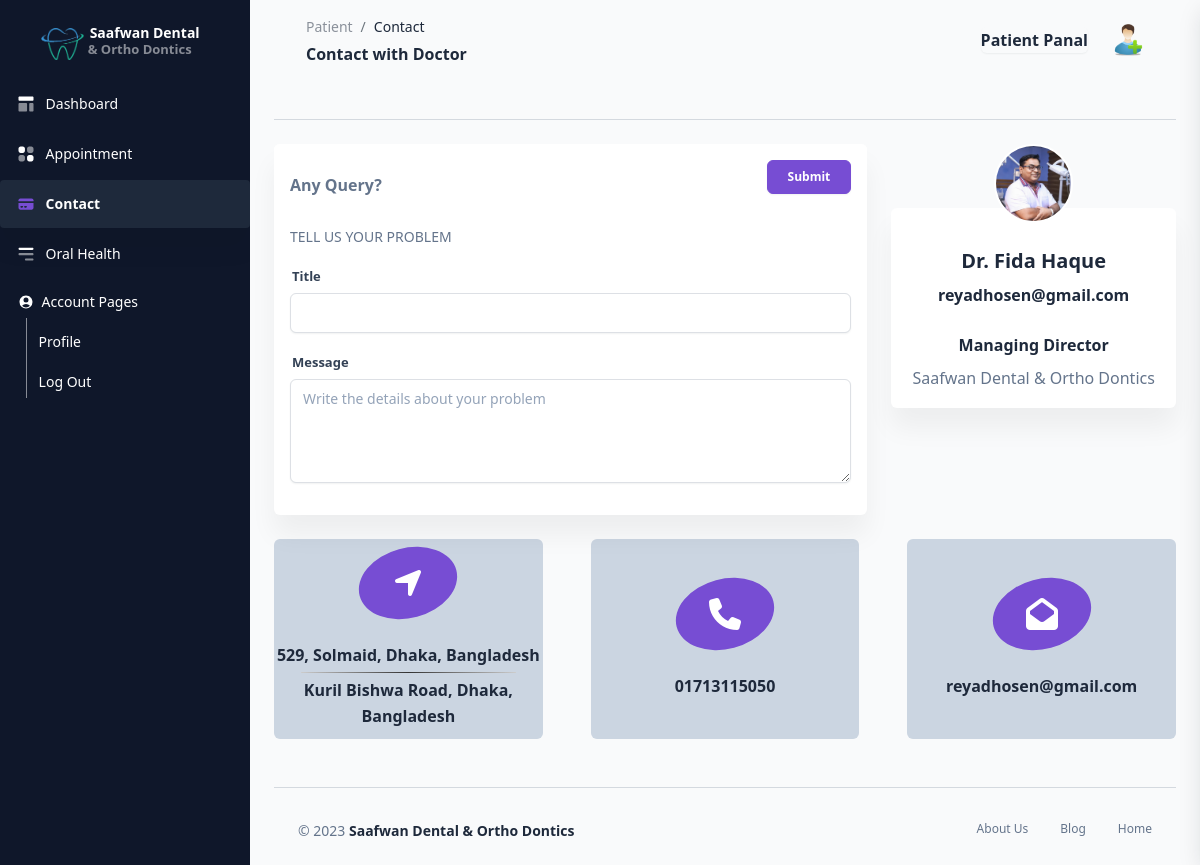
Page /View/patient/contact.php (signed in) on the committed database.
### tables this page shows
CREATE TABLE `doctors` (
  `id` int(11) NOT NULL,
  `name` varchar(50) NOT NULL,
  `email` varchar(50) NOT NULL,
  `phone` varchar(20) NOT NULL,
  `password` varchar(20) NOT NULL,
  `created_at` date DEFAULT NULL,
  `deleted_at` date DEFAULT NULL,
  `chamber1` varchar(250) NOT NULL,
  `chamber2` varchar(250) DEFAULT NULL
);

### View/patient/contact.php (the view, shortened to what this page needs)
<!DOCTYPE html>
<html lang="en">
<head>
    <link href="../../assets/css/nucleo-icons.css" rel="stylesheet" />
    <link href="../../assets/css/nucleo-svg.css" rel="stylesheet" />
    <link href="../../assets/css/nucleo-svg.css" rel="stylesheet" />
    <link id="pagestyle" href="../../assets/css/corporate-ui-dashboard.css?v=1.0.0" rel="stylesheet" />
</head>
<body class="g-sidenav-show bg-gray-100">
    <aside class="sidenav navbar navbar-vertical navbar-expand-xs border-0 bg-slate-900 fixed-start" id="sidenav-main">
        <?php include("../components/patientSidebar.php"); ?>
    </aside>
    <main class="main-content position-relative border-radius-lg ">
        <nav class="navbar navbar-main navbar-expand-lg mx-5 px-0 shadow-none rounded" id="" navbar-scroll="true">
            <div class="container-fluid py-1 px-2">
                <nav aria-label="breadcrumb">
                    <ol class="breadcrumb bg-transparent mb-1 pb-0 pt-1 px-0 me-sm-6 me-5">
                        <li class="breadcrumb-item text-sm"><a class="opacity-5 text-dark" href="javascript:;">Patient</a></li>
                        <li class="breadcrumb-item text-sm text-dark active" aria-current="page">Contact</li>
                    </ol>
                    <h6 class="font-weight-bold mb-0">Contact with Doctor</h6>
                </nav>
                <div class="collapse navbar-collapse mt-sm-0 mt-2 me-md-0 me-sm-4" id="navbar">
                    <div class="ms-md-auto pe-md-3 d-flex align-items-center">
                        <div class="input-group">
                            <h6 class="font-weight-bolder text-black mb-0">Patient Panal</h6>
                        </div>
                    </div>
                    <ul class="navbar-nav  justify-content-end">
                        <li class="nav-item dropdown ps-2 d-flex align-items-center">
                            <a href="javascript:;" class="nav-link text-body p-0" id="dropdownMenuButton" data-bs-toggle="dropdown" aria-expanded="false">
                                <img src="../../assets/img/patient.png" class="avatar avatar-sm" alt="avatar" title="<?php echo $_SESSION["name"]; ?>" />
                            </a>
                        </li>
                    </ul>
                </div>
            </div>
        </nav>
        <div class="container-fluid py-4 px-4">
            <hr class="mb-3">
            <div class="row my-4">
                <div class="col-md-8">
                    <form action="../../Controller/patient/contactMessageController.php" method="POST">
                        <div class="card">
                            <div class="card-header pb-0">
                                <div class="d-flex align-items-center">
                                    <p class="mb-0"><b>Any Query?</b></p>
                                    <button class="btn btn-primary btn-sm ms-auto" type="submit">Submit</button>
                                </div>
                            </div>
                            <div class="card-body">
                                <p class="text-uppercase text-sm">Tell us your Problem</p>
                                <div class="row">
                                    <div class="col-md-12">
                                        <div class="form-group">
                                            <label for="example-text-input" class="form-control-label">Title</label>
                                            <input class="form-control" type="text" name="title">
                                        </div>
                                    </div>
                                    <div class="col-md-12">
                                        <div class="form-group">
                                            <label for="example-text-input" class="form-control-label">Message</label>
                                            <textarea class="form-control" type="text" name="message" rows="5" placeholder="Write the details about your problem" required></textarea>
                                        </div>
                                    </div>
                                </div>
                            </div>
                        </div>
                    </form>
                </div>
                <div class="col-md-4">
                    <div class="card card-profile mt-6">
                        <div class="row justify-content-center">
                            <div class="col-4 col-lg-4 order-lg-2">
                                <div class="mt-n4 mt-lg-n6 mb-4 mb-lg-0">
                                    <a href="javascript:;">
                                        <img src="../../assets/img/profile.jpg" class="rounded-circle img-fluid border border-2 border-white">
                                    </a>
                                </div>
                            </div>
                        </div>
                        <div class="card-body pt-0">
                            <div class="text-center mt-4">
                                <h5>
                                    <?php echo $doc["name"] ?>
                                </h5>
                                <div class="h6 font-weight-300">
                                    <i class="ni location_pin mr-2"></i><?php echo $doc["email"] ?>
                                </div>
                                <div class="h6 mt-4">
                                    <i class="ni business_briefcase-24 mr-2"></i>Managing Director
                                </div>
                                <div>
                                    <i class="ni education_hat mr-2"></i>Saafwan Dental & Ortho Dontics
                                </div>
                            </div>
                        </div>
                    </div>
                </div>
            </div>
            <div class="row g-5 mb-5">
                <div class="col-lg-4">
                    <div class="bg-light rounded d-flex flex-column align-items-center justify-content-center text-center" style="height: 200px;">
                        <div class="d-flex align-items-center justify-content-center bg-primary rounded-circle mb-4" style="width: 100px; height: 70px; transform: rotate(-15deg);">
                            <i class="fa fa-2x fa-location-arrow text-white" style="transform: rotate(15deg);"></i>
                        </div>
                        <a href="https://goo.gl/maps/F2NVNdZatgLU3zuz6?coh=178571&entry=tt">
                            <h6 class="mb-0"><?php echo $doc["chamber1"] ?></h6>
                        </a>
                        <div class="my-1" style="border: 0; width: 80%; height: 1px;background: #333; background-image: linear-gradient(to right, #ccc, #333, #ccc);"></div>
                        <a href="https://goo.gl/maps/UNbvXS7gSgkVrHSc9?coh=178571&entry=tt">
                            <h6 class="mb-0"><?php echo $doc["chamber2"] ?></h6>
                        </a>
                    </div>
                </div>
                <div class="col-lg-4">
                    <a href="tel:<?php echo $doc["phone"] ?>">
                        <div class="bg-light rounded d-flex flex-column align-items-center justify-content-center text-center" style="height: 200px;">
                            <div class="d-flex align-items-center justify-content-center bg-primary rounded-circle mb-4" style="width: 100px; height: 70px; transform: rotate(-15deg);">
                                <i class="fa fa-2x fa-phone text-white" style="transform: rotate(15deg);"></i>
                            </div>
                            <h6 class="mb-0"><?php echo $doc["phone"] ?></h6>
                        </div>
                    </a>
                </div>
                <div class="col-lg-4">
                    <a href="mailto:<?php echo $doc["email"] ?>">
                        <div class="bg-light rounded d-flex flex-column align-items-center justify-content-center text-center" style="height: 200px;">
                            <div class="d-flex align-items-center justify-content-center bg-primary rounded-circle mb-4" style="width: 100px; height: 70px; transform: rotate(-15deg);">
                                <i class="fa fa-2x fa-envelope-open text-white" style="transform: rotate(15deg);"></i>
                            </div>
                            <h6 class="mb-0"><?php echo $doc["email"] ?></h6>
                        </div>
                    </a>
                </div>
            </div>
            <?php include("../components/patientFooter.php"); ?>
        </div>
    </main>
</body>
</html>

### rows in the picture
doctors: name "Dr. Fida Haque", email "reyadhosen@gmail.com", chamber1 "529, Solmaid, Dhaka, Bangladesh", chamber2 "Kuril Bishwa Road, Dhaka, Bangladesh", phone "01713115050"
